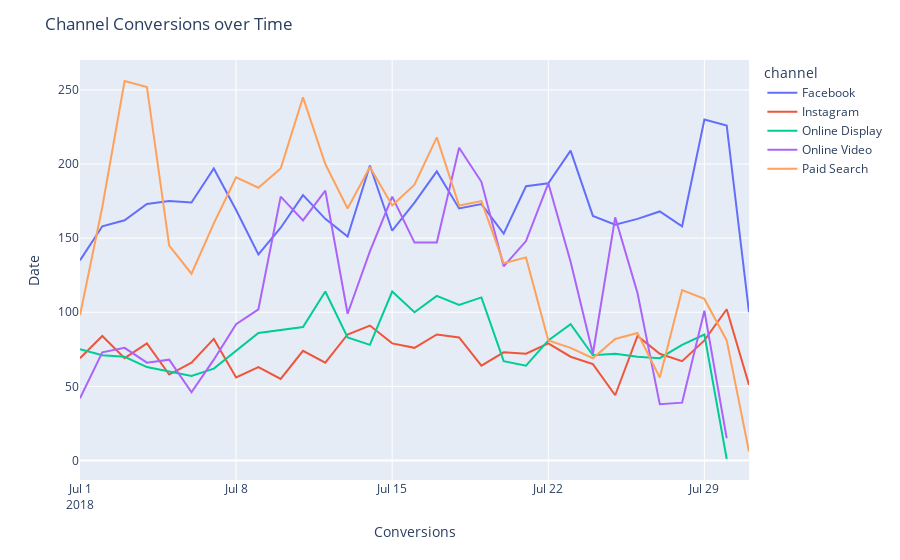

Notebook code cell kept with this figure:
### Code cell
fig = px.line(conversions, x='time', y='conversion', color='channel')

fig.update_layout(title='Channel Conversions over Time',
                   xaxis_title='Conversions',
                   yaxis_title='Date')
fig.show()

### Figure 1 — Plotly figure (JSON) as saved in the notebook; plotly's stock layout.template omitted (floating-point values rounded to 4 significant figures)
{"data": [{"hovertemplate": "channel=Facebook<br>time=%{x}<br>conversion=%{y}<extra></extra>", "legendgroup": "Facebook", "line": {"color": "#636efa", "dash": "solid"}, "marker": {"symbol": "circle"}, "mode": "lines", "name": "Facebook", "orientation": "v", "showlegend": true, "type": "scatter", "x": ["2018-07-01", "2018-07-02", "2018-07-03", "2018-07-04", "2018-07-05", "2018-07-06", "2018-07-07", "2018-07-08", "2018-07-09", "2018-07-10", "2018-07-11", "2018-07-12", "2018-07-13", "2018-07-14", "2018-07-15", "2018-07-16", "2018-07-17", "2018-07-18", "2018-07-19", "2018-07-20", "2018-07-21", "2018-07-22", "2018-07-23", "2018-07-24", "2018-07-25", "2018-07-26", "2018-07-27", "2018-07-28", "2018-07-29", "2018-07-30", "2018-07-31"], "xaxis": "x", "y": [135, 158, 162, 173, 175, 174, 197, 169, 139, 157, 179, 163, 151, 199, 155, 174, 195, 170, 173, 153, 185, 187, 209, 165, 159, 163, 168, 158, 230, 226, 100], "yaxis": "y"}, {"hovertemplate": "channel=Instagram<br>time=%{x}<br>conversion=%{y}<extra></extra>", "legendgroup": "Instagram", "line": {"color": "#EF553B", "dash": "solid"}, "marker": {"symbol": "circle"}, "mode": "lines", "name": "Instagram", "orientation": "v", "showlegend": true, "type": "scatter", "x": ["2018-07-01", "2018-07-02", "2018-07-03", "2018-07-04", "2018-07-05", "2018-07-06", "2018-07-07", "2018-07-08", "2018-07-09", "2018-07-10", "2018-07-11", "2018-07-12", "2018-07-13", "2018-07-14", "2018-07-15", "2018-07-16", "2018-07-17", "2018-07-18", "2018-07-19", "2018-07-20", "2018-07-21", "2018-07-22", "2018-07-23", "2018-07-24", "2018-07-25", "2018-07-26", "2018-07-27", "2018-07-28", "2018-07-29", "2018-07-30", "2018-07-31"], "xaxis": "x", "y": [69, 84, 69, 79, 58, 66, 82, 56, 63, 55, 74, 66, 85, 91, 79, 76, 85, 83, 64, 73, 72, 79, 70, 65, 44, 84, 72, 67, 81, 102, 51], "yaxis": "y"}, {"hovertemplate": "channel=Online Display<br>time=%{x}<br>conversion=%{y}<extra></extra>", "legendgroup": "Online Display", "line": {"color": "#00cc96", "dash": "solid"}, "marker": {"symbol": "circle"}, "mode": "lines", "name": "Online Display", "orientation": "v", "showlegend": true, "type": "scatter", "x": ["2018-07-01", "2018-07-02", "2018-07-03", "2018-07-04", "2018-07-06", "2018-07-07", "2018-07-09", "2018-07-11", "2018-07-12", "2018-07-13", "2018-07-14", "2018-07-15", "2018-07-16", "2018-07-17", "2018-07-18", "2018-07-19", "2018-07-20", "2018-07-21", "2018-07-22", "2018-07-23", "2018-07-24", "2018-07-25", "2018-07-26", "2018-07-27", "2018-07-28", "2018-07-29", "2018-07-30"], "xaxis": "x", "y": [75, 71, 70, 63, 57, 62, 86, 90, 114, 83, 78, 114, 100, 111, 105, 110, 67, 64, 81, 92, 71, 72, 70, 69, 78, 85, 1], "yaxis": "y"}, {"hovertemplate": "channel=Online Video<br>time=%{x}<br>conversion=%{y}<extra></extra>", "legendgroup": "Online Video", "line": {"color": "#ab63fa", "dash": "solid"}, "marker": {"symbol": "circle"}, "mode": "lines", "name": "Online Video", "orientation": "v", "showlegend": true, "type": "scatter", "x": ["2018-07-01", "2018-07-02", "2018-07-03", "2018-07-04", "2018-07-05", "2018-07-06", "2018-07-07", "2018-07-08", "2018-07-09", "2018-07-10", "2018-07-11", "2018-07-12", "2018-07-13", "2018-07-14", "2018-07-15", "2018-07-16", "2018-07-17", "2018-07-18", "2018-07-19", "2018-07-20", "2018-07-21", "2018-07-22", "2018-07-23", "2018-07-24", "2018-07-25", "2018-07-26", "2018-07-27", "2018-07-28", "2018-07-29", "2018-07-30"], "xaxis": "x", "y": [42, 73, 76, 66, 68, 46, 68, 92, 102, 178, 162, 182, 99, 141, 178, 147, 147, 211, 188, 131, 148, 187, 134, 72, 164, 113, 38, 39, 101, 15], "yaxis": "y"}, {"hovertemplate": "channel=Paid Search<br>time=%{x}<br>conversion=%{y}<extra></extra>", "legendgroup": "Paid Search", "line": {"color": "#FFA15A", "dash": "solid"}, "marker": {"symbol": "circle"}, "mode": "lines", "name": "Paid Search", "orientation": "v", "showlegend": true, "type": "scatter", "x": ["2018-07-01", "2018-07-02", "2018-07-03", "2018-07-04", "2018-07-05", "2018-07-06", "2018-07-07", "2018-07-08", "2018-07-09", "2018-07-10", "2018-07-11", "2018-07-12", "2018-07-13", "2018-07-14", "2018-07-15", "2018-07-16", "2018-07-17", "2018-07-18", "2018-07-19", "2018-07-20", "2018-07-21", "2018-07-22", "2018-07-23", "2018-07-24", "2018-07-25", "2018-07-26", "2018-07-27", "2018-07-28", "2018-07-29", "2018-07-30", "2018-07-31"], "xaxis": "x", "y": [98, 171, 256, 252, 145, 126, 160, 191, 184, 197, 245, 200, 170, 198, 172, 186, 218, 172, 175, 133, 137, 81, 76, 69, 82, 86, 56, 115, 109, 81, 6], "yaxis": "y"}], "layout": {"autosize": true, "legend": {"title": {"text": "channel"}, "tracegroupgap": 0}, "margin": {"t": 60}, "title": {"text": "Channel Conversions over Time"}, "xaxis": {"anchor": "y", "autorange": true, "domain": [0, 1], "range": ["2018-07-01", "2018-07-31"], "title": {"text": "Conversions"}, "type": "date"}, "yaxis": {"anchor": "x", "autorange": true, "domain": [0, 1], "range": [-13.17, 270.2], "title": {"text": "Date"}, "type": "linear"}}}
